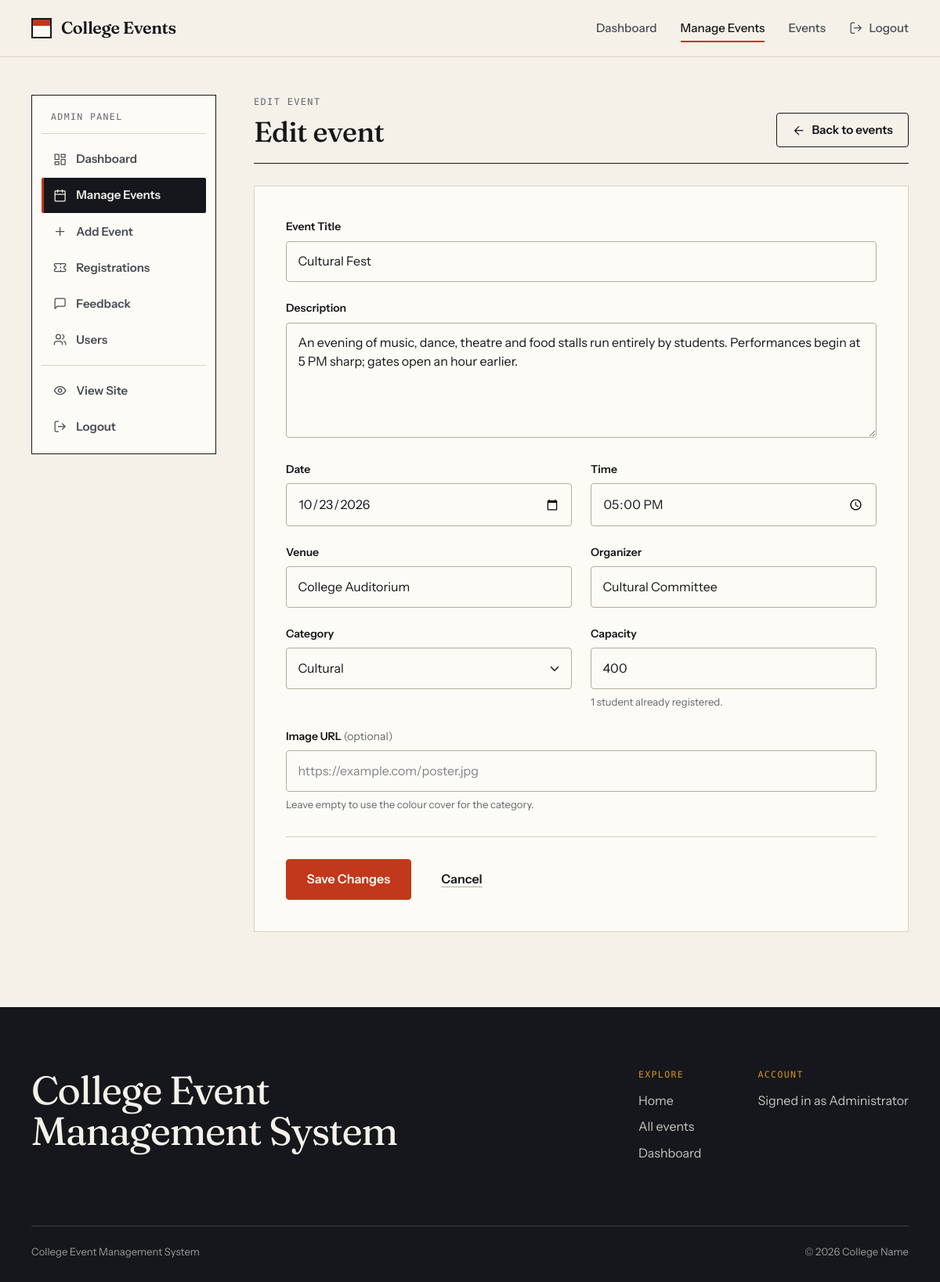
The app's page /admin/events/edit/2 (signed in) with its own data.
### tables this page shows
CREATE TABLE events (
    id INTEGER PRIMARY KEY AUTOINCREMENT,
    title TEXT NOT NULL,
    description TEXT NOT NULL,
    date TEXT NOT NULL,
    time TEXT NOT NULL,
    venue TEXT NOT NULL,
    organizer TEXT NOT NULL,
    category TEXT NOT NULL,
    capacity INTEGER DEFAULT 100,
    image TEXT,
    created_at TIMESTAMP DEFAULT CURRENT_TIMESTAMP
, updated_at TIMESTAMP);

CREATE TABLE users (
    id INTEGER PRIMARY KEY AUTOINCREMENT,
    name TEXT NOT NULL,
    email TEXT UNIQUE NOT NULL,
    password TEXT NOT NULL,
    role TEXT DEFAULT 'student'
, created_at TIMESTAMP);

### app.py (the view, shortened to what this page needs)
@app.route("/admin/events/edit/<int:event_id>", methods=["GET", "POST"])
@admin_required
def edit_event(event_id):
    event = get_event(event_id)
    if event is None:
        abort(404)
    form, errors = event, {}
    return render_template("add_event.html", form=form, errors=errors,
                           editing=True, event=event)

### app.py (called while the page is built)
def get_db_connection():
    conn = sqlite3.connect(DATABASE)
    conn.row_factory = sqlite3.Row
    conn.execute("PRAGMA foreign_keys = ON")
    return conn

def query(sql, params=(), one=False):
    conn = get_db_connection()
    try:
        rows = conn.execute(sql, params).fetchall()
    finally:
        conn.close()
    if one:
        return rows[0] if rows else None
    return rows

def now_string():
    return datetime.now().strftime("%Y-%m-%d %H:%M")

def is_past(event_date, event_time):
    return f"{event_date} {event_time}" < now_string()

def decorate_event(row):
    event = dict(row)
    capacity = event["capacity"] or 0
    event["available"] = max(capacity - event["registered_count"], 0)
    event["is_full"] = event["available"] == 0
    event["is_past"] = is_past(event["date"], event["time"])
    event["percent_filled"] = (min(100, round(event["registered_count"] * 100 / capacity))
                               if capacity else 100)
    if event["date"] < date.today().isoformat():
        event["status"] = "Completed"
    elif event["is_past"]:
        event["status"] = "Ongoing"
    else:
        event["status"] = "Upcoming"
    return event

def get_event(event_id):
    row = query(EVENT_SQL + " WHERE e.id = ?", (event_id,), one=True)
    return decorate_event(row) if row else None

@app.template_global()
def icon(name):
    return Markup(f'<svg class="icon" aria-hidden="true" focusable="false">'
                  f'<use href="#i-{name}"></use></svg>')

@app.template_global()
def csrf_token():
    if "_csrf" not in session:
        session["_csrf"] = secrets.token_hex(16)
    return session["_csrf"]

@app.context_processor
def inject_globals():
    return {"current_user": g.get("user"), "categories": CATEGORIES,
            "current_year": date.today().year}

@app.before_request
def load_current_user():
    g.user = None
    if request.endpoint == "static":
        return
    user_id = session.get("user_id")
    if user_id is None:
        return
    row = None
    if isinstance(user_id, int):
        row = query("SELECT id, name, role FROM users WHERE id = ?", (user_id,), one=True)
    if row is None:  # stale or forged session
        session.clear()
        return
    role = row["role"] if row["role"] in ROLES else "student"
    g.user = {"id": row["id"], "name": row["name"], "role": role}

### templates/add_event.html (shortened to what this page needs)
{% extends "admin_base.html" %}
{% block admin_eyebrow %}{{ 'Edit event' if editing else 'New event' }}{% endblock %}
{% block admin_heading %}{{ 'Edit event' if editing else 'Create a new event' }}{% endblock %}
{% block admin_actions %}
  <a class="btn btn--outline" href="{{ url_for('admin_events') }}">{{ icon('arrow-left') }}Back to events</a>
{% endblock %}
{% block admin_content %}
<div class="form-page">
  <form class="form-card" id="event-form" method="post"
        action="{{ url_for('edit_event', event_id=event.id) if editing else url_for('add_event') }}"
        data-validate novalidate>
    <div class="form-grid">
      <div class="field field--full {{ 'is-invalid' if errors.title }}">
        <label for="title">Event Title</label>
        <input id="title" name="title" type="text" required maxlength="120" data-label="Event title"
               value="{{ form.title }}" aria-describedby="title-error">
      </div>
      <div class="field field--full {{ 'is-invalid' if errors.description }}">
        <label for="description">Description</label>
        <textarea id="description" name="description" rows="5" required maxlength="2000" data-label="Description"
                  aria-describedby="description-error">{{ form.description }}</textarea>
      </div>
      <div class="field {{ 'is-invalid' if errors.date }}">
        <label for="date">Date</label>
        <input id="date" name="date" type="date" required data-label="Date" value="{{ form.date }}" aria-describedby="date-error">
      </div>
      <div class="field {{ 'is-invalid' if errors.time }}">
        <label for="time">Time</label>
        <input id="time" name="time" type="time" required data-label="Time" value="{{ form.time }}" aria-describedby="time-error">
      </div>
      <div class="field {{ 'is-invalid' if errors.venue }}">
        <label for="venue">Venue</label>
        <input id="venue" name="venue" type="text" required maxlength="100" data-label="Venue" value="{{ form.venue }}" aria-describedby="venue-error">
      </div>
      <div class="field {{ 'is-invalid' if errors.organizer }}">
        <label for="organizer">Organizer</label>
        <input id="organizer" name="organizer" type="text" required maxlength="100" data-label="Organizer" value="{{ form.organizer }}" aria-describedby="organizer-error">
      </div>
      <div class="field {{ 'is-invalid' if errors.category }}">
        <label for="category">Category</label>
        <select id="category" name="category" required data-label="Category" aria-describedby="category-error">
          {% for name in categories %}
            <option value="{{ name }}" {{ 'selected' if form.category == name }}>{{ name }}</option>
          {% endfor %}
        </select>
      </div>
      <div class="field {{ 'is-invalid' if errors.capacity }}">
        <label for="capacity">Capacity</label>
        <input id="capacity" name="capacity" type="number" min="1" max="100000" step="1" required data-label="Capacity"
               value="{{ form.capacity }}" aria-describedby="capacity-hint capacity-error">
        {% if editing and event.registered_count %}
          <p class="field__hint" id="capacity-hint">{{ event.registered_count }} student{{ '' if event.registered_count == 1 else 's' }} already registered.</p>
        {% else %}
          <p class="field__hint" id="capacity-hint">Total number of seats.</p>
        {% endif %}
      </div>
      <div class="field field--full {{ 'is-invalid' if errors.image }}">
        <label for="image">Image URL <span class="optional">(optional)</span></label>
        <input id="image" name="image" type="text" inputmode="url" data-label="Image URL" data-url
               value="{{ form.image or '' }}" placeholder="https://example.com/poster.jpg" aria-describedby="image-hint image-error">
        <p class="field__hint" id="image-hint">Leave empty to use the colour cover for the category.</p>
      </div>
    </div>
    <div class="form-actions">
      <button class="btn btn--primary btn--lg" id="event-submit" type="submit">{{ 'Save Changes' if editing else 'Create Event' }}</button>
      <a class="btn btn--ghost btn--lg" href="{{ url_for('admin_events') }}">Cancel</a>
    </div>
  </form>
</div>
{% endblock %}

### templates/base.html (shortened to what this page needs)
<!DOCTYPE html>
<html lang="en">
<head>
  <link rel="stylesheet" href="{{ url_for('static', filename='css/style.css') }}">
</head>
<body class="{% block body_class %}{% endblock %}">
  {% set endpoint = request.endpoint %}
  <header class="site-header">
    <div class="container site-header__inner">
      <a class="brand" href="{{ url_for('index') }}" aria-label="College Events, home">
        <span class="brand__mark" aria-hidden="true"></span>
        <span class="brand__name">College Events</span>
      </a>
      <nav class="site-nav" id="site-nav" aria-label="Primary">
        <ul class="site-nav__list">
          {% if not current_user %}
            <li><a href="{{ url_for('index') }}" {% if endpoint == 'index' %}aria-current="page"{% endif %}>Home</a></li>
            <li><a href="{{ url_for('events') }}" {% if endpoint in ('events', 'event_detail') %}aria-current="page"{% endif %}>Events</a></li>
            <li><a href="{{ url_for('login') }}" {% if endpoint == 'login' %}aria-current="page"{% endif %}>Login</a></li>
            <li><a class="btn btn--dark btn--sm" id="nav-register" href="{{ url_for('register') }}">Register</a></li>
          {% elif current_user.role == 'admin' %}
            <li><a href="{{ url_for('admin_dashboard') }}" {% if endpoint in ('dashboard', 'admin_dashboard') %}aria-current="page"{% endif %}>Dashboard</a></li>
            <li><a href="{{ url_for('admin_events') }}" {% if endpoint in ('admin_events', 'admin_event_view', 'admin_event_registrations', 'admin_registrations', 'admin_feedback', 'admin_users', 'add_event', 'edit_event') %}aria-current="page"{% endif %}>Manage Events</a></li>
            <li><a href="{{ url_for('events') }}" {% if endpoint in ('events', 'event_detail') %}aria-current="page"{% endif %}>Events</a></li>
            <li>
              <form method="post" action="{{ url_for('logout') }}">
                <button class="nav-logout" id="nav-logout" type="submit">{{ icon('logout') }}<span>Logout</span></button>
              </form>
            </li>
          {% endif %}
        </ul>
      </nav>
    </div>
  </header>
  <main id="main" tabindex="-1">
    {% block content %}{% endblock %}
  </main>
  <footer class="site-footer">
    <div class="container">
      <div class="site-footer__top">
        <p class="site-footer__title">College Event<br>Management System</p>
        <div class="site-footer__cols">
          <div>
            <h2 class="site-footer__heading">Explore</h2>
            <ul>
              <li><a href="{{ url_for('index') }}">Home</a></li>
              <li><a href="{{ url_for('events') }}">All events</a></li>
              {% if current_user %}
                <li><a href="{{ url_for('dashboard') }}">Dashboard</a></li>
              {% endif %}
            </ul>
          </div>
          <div>
            <h2 class="site-footer__heading">Account</h2>
            <ul>
              {% if current_user %}
                <li><a href="{{ url_for('dashboard') }}">Signed in as {{ current_user.name }}</a></li>
              {% else %}
                <li><a href="{{ url_for('login') }}">Login</a></li>
                <li><a href="{{ url_for('register') }}">Create account</a></li>
              {% endif %}
            </ul>
          </div>
        </div>
      </div>
      <p class="site-footer__legal">
        <span>College Event Management System</span>
        <span>&copy; {{ current_year }} College Name</span>
      </p>
    </div>
  </footer>
</body>
</html>

### records on screen
events: title "Cultural Fest", description "An evening of music, dance, theatre and food stalls run entirely by students. Performances begin at 5 PM sharp; gates open an hour earlier.", date "10/23/2026", time "17:00", venue "College Auditorium", organizer "Cultural Committee", capacity "400"
users: name "Administrator"

### other values on screen
{{ 'Edit event' if editing else 'New event' }} "EDIT EVENT"
{{ 'Edit event' if editing else 'Create a new event' }} "Edit event"
{{ event.registered_count }} "1"
{{ 'Save Changes' if editing else 'Create Event' }} "Save Changes"
form field category "Cultural"
